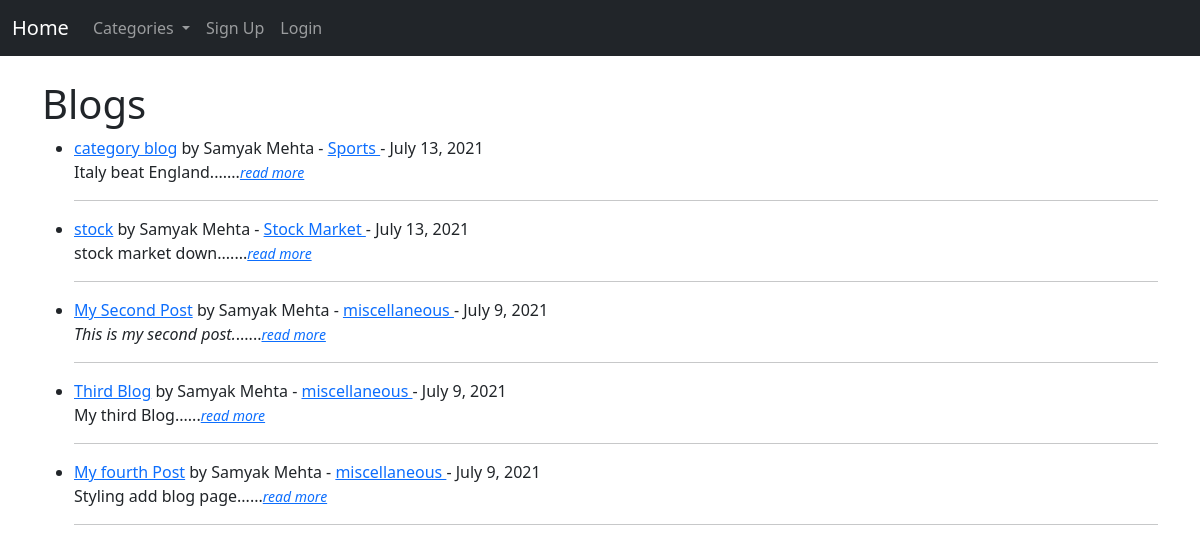
Before: / with the older database file.
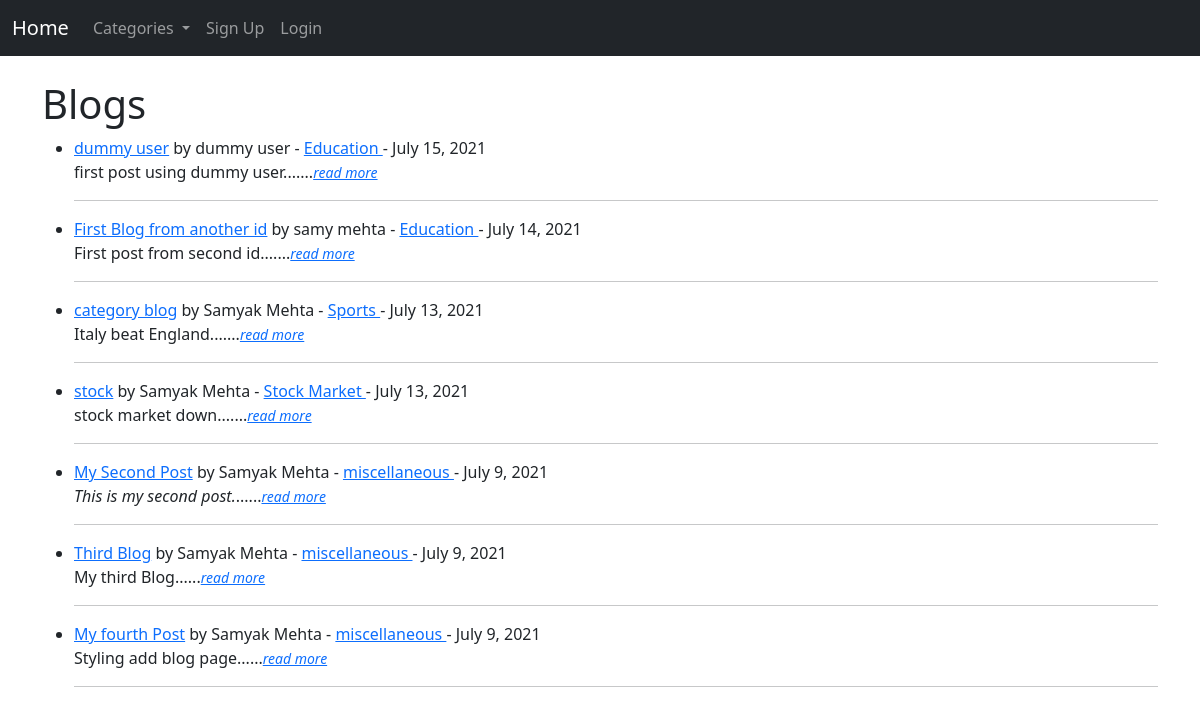
After: the same page with the newer database file.
### WebBlogApp/models.py (models this page shows, shortened)
class Post(models.Model):
    title = models.CharField(max_length=255)
    title_tag = models.CharField(max_length=255)
    author = models.ForeignKey(User, on_delete=models.CASCADE)
    body = RichTextField(blank=True, null=True)
    date = models.DateField(auto_now_add=True)
    category = models.CharField(max_length=255, default = 'miscellaneous')
    likes = models.ManyToManyField(User, related_name="blog")

### WebBlogApp/views.py (the view)
# urls.py: path('',HomeView.as_view(),name="home"),
class HomeView(ListView):
    model = Post
    template_name = 'home.html'
    ordering = ['-date']
    def get_context_data(self, *args, **kwargs):
        cat_menu = Category.objects.all()
        context = super(HomeView, self).get_context_data(*args, **kwargs)
        context["cat_menu"]=cat_menu
        return context

### WebBlogApp/models.py (called while the page is built)
    def __str__(self):
        return self.name

### WebBlogApp/templates/home.html (shortened to what this page needs)
{% extends 'base.html' %}
{% block content %}
<h1>Blogs</h1>
<ul>
{% for post in object_list %}
  <li> <a href = "{% url 'blog_detail' post.pk %}">{{post.title}}</a> by {{post.author.first_name}} {{post.author.last_name}} -
    <a href = "{% url 'category' post.category %}">{{post.category}} </a>
    - {{ post.date}}
     <br/>{{post.body | slice:":200"| safe}}......<a href = "{% url 'blog_detail' post.pk %}"><small><i>read more</i></small></a>
  <hr>
</li>
{% endfor %}
</ul>
{% endblock %}

Changed rows visible on the page:
added Post: title "dummy user", author.first_name "dummy", author.last_name "user", category "Education", date "July 15, 2021", body "first post using dummy user."
added Post: title "First Blog from another id", author.first_name "samy", author.last_name "mehta", category "Education", date "July 14, 2021", body "First post from second id."
